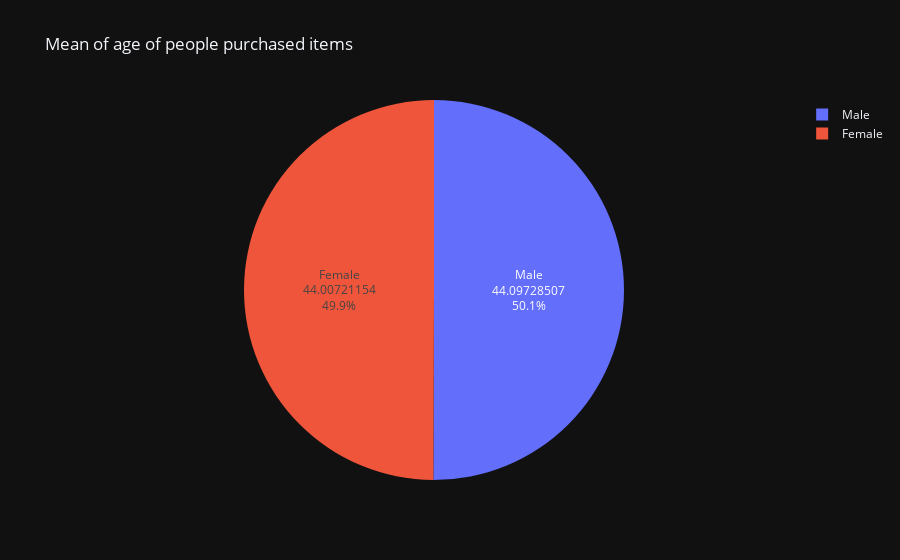

Notebook code cell kept with this figure:
### Code cell
iplot(px.pie(values=data_gender_age,
             names=data_gender_age.index,
             template='plotly_dark',
             title='Mean of age of people purchased items'
             ).update_traces(textinfo='label+percent+value'))

### Figure 1 — Plotly figure (JSON) as saved in the notebook; plotly's stock layout.template omitted (floating-point values rounded to 4 significant figures)
{"data": [{"domain": {"x": [0, 1], "y": [0, 1]}, "hovertemplate": "label=%{label}<br>value=%{value}<extra></extra>", "labels": ["Female", "Male"], "legendgroup": "", "name": "", "showlegend": true, "textinfo": "label+percent+value", "type": "pie", "values": [44.01, 44.1]}], "layout": {"legend": {"tracegroupgap": 0}, "title": {"text": "Mean of age of people purchased items"}}}
